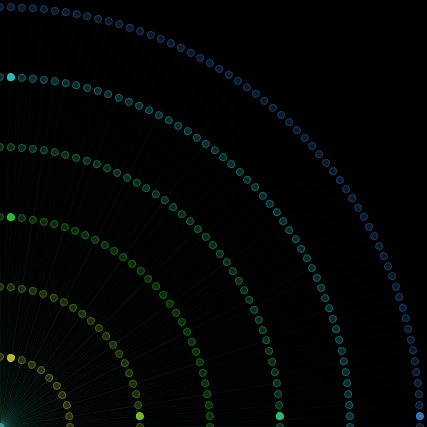
Frame 1 (no input)
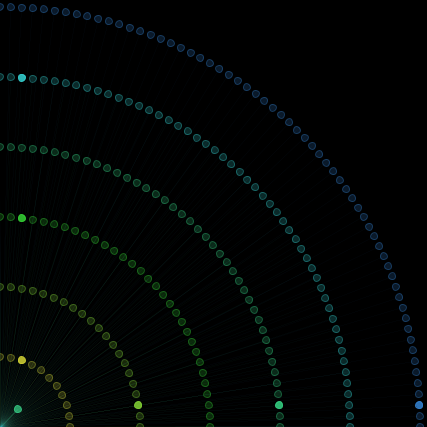
Frame 60 (the mouse pressed at the canvas centre just before this capture)
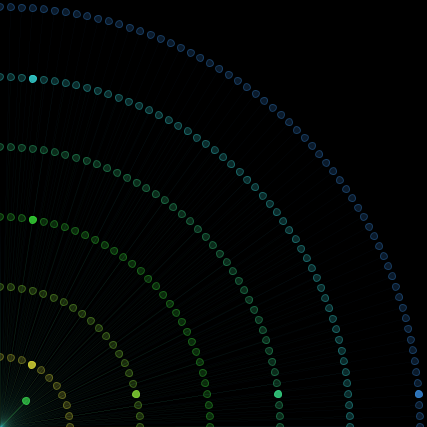
Frame 120 (the mouse held since frame 60 and released just before this capture)

The Processing sketch that drew these frames (run headless with seeded random() and noise(); from frame 60 on, the mouse is pressed at the canvas centre):

// Processing sketch: processing_181578
// ── processing_181578.pde

/*
Exercise III: Time
A small program that visualize the passing of 60 seconds
by Irene Ye Yuan 1/19/2015
*/
// define global variables
// create an array to store the diagonal path 
PVector[] diag = new PVector[7];
// for each arch, create an array to store the points on the arc
PVector[] sec10 = new PVector[11];
PVector[] sec20 = new PVector[21];
PVector[] sec30 = new PVector[31];
PVector[] sec40 = new PVector[41];
PVector[] sec50 = new PVector[51];
PVector[] sec60 = new PVector[61];

// duration for the diagonal traveling to the next arc
float duration = 10000;
// variable for the current time of diagonal traveling
int diagTime; 
// variable for the current time of the arc clock 
int[] clockTime = new int[6];
// counter for the diagonal traveling
int counter;
// counter for six arc
int[] index = new int[6];

// positions for diagonal traveling
float initX, initY;
float finalX, finalY;
float currentX, currentY;
// hue values for different arcs
float[] hue = new float[7];
// variables for changing hue values of the traveling ball
float initHue;
float currentHue;
float destHue;
// variables for saturation and brightness
float saturation, bright;

void setup(){
  // set canvas the canvas size to 427x427
  size(427,427);
  // set background to black
  background(0);
  // set color mode to HSB and set range
  colorMode(HSB,360,100,100,100);
  // initialize counter 
  counter = 0;
  // initialize the index counter for arcs
  for(int i = 0; i < 6; i++){
    if( i%2==0 ){ index[i] = 1; }
    else{ index[i] = (i+1)*10 -1; }
  }
  // initialize hue values
  hue[0] = 200;
  for(int i = 0; i< 6; i++){ hue[i+1] = 60+i*30; }
  // initialize saturation and brightness
  saturation = 75;
  bright = 80;
  // initialize hue values in order to change it 
  initHue = hue[0];
  currentHue = initHue;
  destHue = hue[1];
  // initialize circles on the arcs
  initDiag(diag,7);
  initPts(sec10,11,70);
  initPts(sec20,21,70*2);
  initPts(sec30,31,70*3);
  initPts(sec40,41,70*4);
  initPts(sec50,51,70*5);
  initPts(sec60,61,70*6);
  // set initial position for the diagonal traveling circle
  initX = diag[counter].x;
  initY = diag[counter].y;
  counter ++;
  finalX = diag[counter].x;
  finalY = diag[counter].y;
  currentX = initX;
  currentY = initY;
  // initialize the time
  diagTime = millis();
  // initialize the time for each clock
  for(int i = 0; i < 6; i++){clockTime[i] = millis();}
}

void draw(){
  // rotate and translate to set the origin at the bottom left
  translate(0,427);
  rotate(-PI/2);
  // redraw the background
  background(0);
  // draw the traveling circle at current position
  fill(currentHue,saturation,bright,75); 
  stroke(currentHue,saturation,bright,90);
  ellipse(currentX,currentY,7,7);
  stroke(currentHue,saturation,bright,30);
  line(currentX,currentY,0,0);
  // draw the arc and update the arc
  drawClock();
  updateClock();
  // check if the circle is traveling between the arcs
  if( millis() < diagTime + duration ){  
    // calculate circle's velocity 
    float deltaX = (finalX - initX) / duration ;
    float deltaY = (finalY - initY) / duration ;
    // update circle's current position
    currentX = initX + deltaX * (millis() - diagTime);
    currentY = initY + deltaY * (millis() - diagTime);
    // calculate the change in hue
    float deltaHue = (destHue - initHue ) / duration;
    // update the current hue
    currentHue = initHue + deltaHue * (millis() - diagTime);
    // update each clock arc
    for(int i = 0; i < 6; i++){
      // let the arc update at certain time interval
      if (millis () >= clockTime[i] + ((duration+duration*i)/(5*(i+1)))){
        // arcs travel in different different directions
        if(i%2 == 0){ index[i]++; }
        else{ index[i]--; }
        // if counter is out of index, reset the counter
        if(index[i] > (10+10*i) || index[i] < 0){ index[i] = 0; }
        // update the current time
        clockTime[i] = millis();
      }
    }
  }
  else{
    // if the diagonal travelling circle reached the end, reset
    if(counter > 5){ reset(); }
    // update the final and initial positions and the hue of the travelling
    initX = diag[counter].x;
    initY = diag[counter].y;
    initHue = hue[counter];
    counter ++;
    finalX = diag[counter].x;
    finalY = diag[counter].y;
    destHue = hue[counter];
    // update current time for diagonal travelling
    diagTime = millis();
  }
 }

// method to initialize the destinations for the diagonal travelling
void initDiag(PVector[] pts, int size){
  for (int i = 0; i < size; i++ ){
    pts[i] = new PVector();
    pts[i].x = 70*i*cos(PI/4);
    pts[i].y = 70*i*sin(PI/4);
  }
}

// method for initialzie the circles on the arcs
void initPts(PVector[] sec, int size, float radius){
  // calculate angles so all the circles are evenly distributed on the arc
  float angle = (PI/2)/(size-1); 
  for (int i = 0; i < size; i++){
    sec[i] = new PVector(); 
    sec[i].x = radius * cos(angle*i);
    sec[i].y = radius * sin(angle*i);
  }
}

// method for drawing each circle on arcs
void drawPts(PVector[] pts, int size, int current){
  for (int i = 0; i < size; i++ ){
    // set color to preset hue value
    strokeWeight(0.1);
    stroke(hue[current+1],saturation,bright,20);
    // draw a line from the origin to each circle
    line(0,0,pts[i].x,pts[i].y);
    strokeWeight(1);
    fill(hue[current+1],saturation,bright,20);
    stroke(hue[current+1],saturation,bright,40);
    // draw the circle
    ellipse(pts[i].x,pts[i].y,7,7);
  }
}

// method for drawing each arc
void drawClock(){
  drawPts(sec10,11,0);
  drawPts(sec20,21,1);
  drawPts(sec30,31,2);
  drawPts(sec40,41,3);
  drawPts(sec50,51,4);
  drawPts(sec60,61,5);
}

// method for updating the brighten circle on each arc
// the index number records the brightened circle's index
void updateClock(){
  stroke(hue[1],saturation,bright,90);
  fill(hue[1],saturation,bright,85);
  ellipse(sec10[index[0]].x,sec10[index[0]].y,7,7);
  stroke(hue[2],saturation,bright,90);
  fill(hue[2],saturation,bright,85);
  ellipse(sec20[index[1]].x,sec20[index[1]].y,7,7);
  stroke(hue[3],saturation,bright,90);
  fill(hue[3],saturation,bright,85);
  ellipse(sec30[index[2]].x,sec30[index[2]].y,7,7);
  stroke(hue[4],saturation,bright,90);
  fill(hue[4],saturation,bright,85);
  ellipse(sec40[index[3]].x,sec40[index[3]].y,7,7);
  stroke(hue[5],saturation,bright,90);
  fill(hue[5],saturation,bright,85);
  ellipse(sec50[index[4]].x,sec50[index[4]].y,7,7);
  stroke(hue[6],saturation,bright,90);
  fill(hue[6],saturation,bright,85);
  ellipse(sec60[index[5]].x,sec60[index[5]].y,7,7);
}

// reset the counter and index counter
void reset(){
  counter = 0;
  for(int i = 0; i < 6; i++){
    if( i%2==0 ){ index[i] = 0; }
    else{ index[i] = (i+1)*10; }
  }
}
